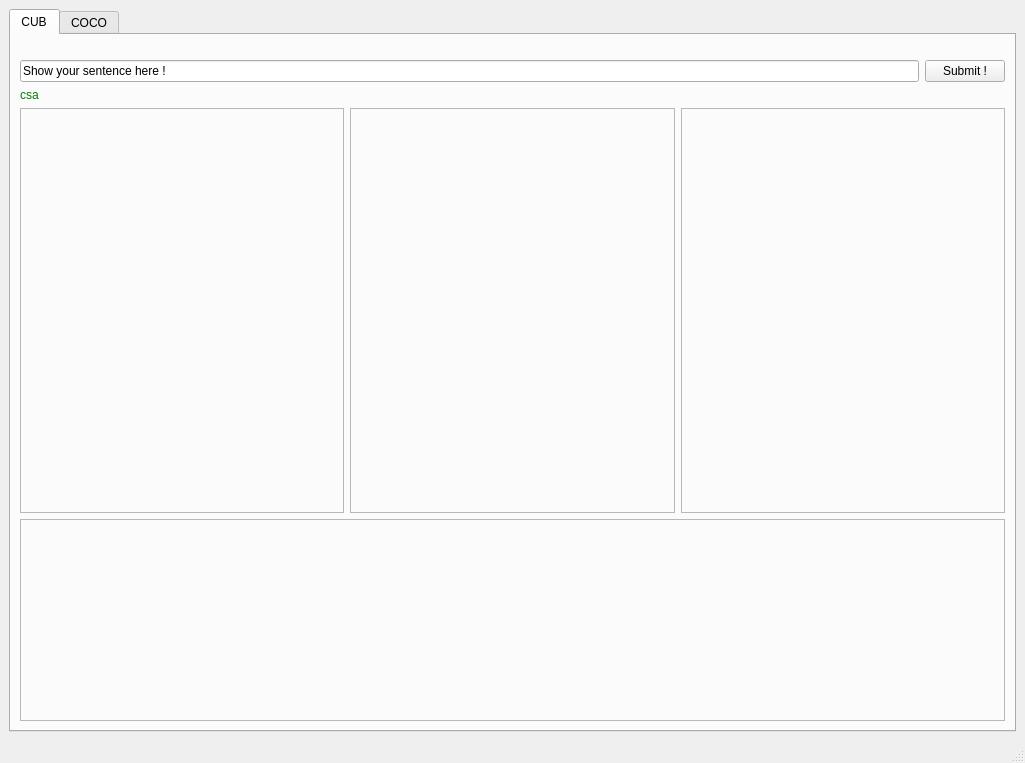
<?xml version="1.0" encoding="UTF-8"?>
<ui version="4.0">
 <class>MainWindow</class>
 <widget class="QMainWindow" name="MainWindow">
  <property name="geometry">
   <rect>
    <x>0</x>
    <y>0</y>
    <width>1025</width>
    <height>763</height>
   </rect>
  </property>
  <property name="windowTitle">
   <string>MainWindow</string>
  </property>
  <widget class="QWidget" name="centralwidget">
   <layout class="QGridLayout" name="gridLayout">
    <item row="0" column="0">
     <widget class="QTabWidget" name="tabWidget">
      <property name="currentIndex">
       <number>0</number>
      </property>
      <widget class="QWidget" name="bird_tab">
       <attribute name="title">
        <string>CUB</string>
       </attribute>
       <layout class="QGridLayout" name="gridLayout_2" rowstretch="1,1,1,1,50,25">
        <item row="3" column="0">
         <widget class="QLabel" name="bird_show_sent">
          <property name="styleSheet">
           <string notr="true">QLabel { color : green; }</string>
          </property>
          <property name="text">
           <string>csa</string>
          </property>
          <property name="alignment">
           <set>Qt::AlignLeading|Qt::AlignLeft|Qt::AlignVCenter</set>
          </property>
         </widget>
        </item>
        <item row="2" column="0">
         <layout class="QGridLayout" name="gridLayout_3" columnstretch="10,0">
          <item row="0" column="1">
           <widget class="QPushButton" name="bird_submit_button">
            <property name="text">
             <string>Submit !</string>
            </property>
           </widget>
          </item>
          <item row="0" column="0">
           <widget class="QLineEdit" name="bird_input">
            <property name="text">
             <string>Show your sentence here !</string>
            </property>
           </widget>
          </item>
         </layout>
        </item>
        <item row="4" column="0">
         <layout class="QGridLayout" name="gridLayout_4" rowstretch="0" columnstretch="0,0,0">
          <item row="0" column="1">
           <widget class="QLabel" name="bird_g1">
            <property name="styleSheet">
             <string notr="true">border-color: rgb(0, 0, 0);</string>
            </property>
            <property name="frameShape">
             <enum>QFrame::StyledPanel</enum>
            </property>
            <property name="text">
             <string/>
            </property>
            <property name="alignment">
             <set>Qt::AlignCenter</set>
            </property>
           </widget>
          </item>
          <item row="0" column="2">
           <widget class="QLabel" name="bird_g2">
            <property name="styleSheet">
             <string notr="true">border-color: rgb(0, 0, 0);</string>
            </property>
            <property name="frameShape">
             <enum>QFrame::StyledPanel</enum>
            </property>
            <property name="text">
             <string/>
            </property>
            <property name="alignment">
             <set>Qt::AlignCenter</set>
            </property>
           </widget>
          </item>
          <item row="0" column="0">
           <widget class="QLabel" name="bird_g0">
            <property name="styleSheet">
             <string notr="true">border-color: rgb(0, 0, 0);</string>
            </property>
            <property name="frameShape">
             <enum>QFrame::StyledPanel</enum>
            </property>
            <property name="frameShadow">
             <enum>QFrame::Raised</enum>
            </property>
            <property name="text">
             <string/>
            </property>
            <property name="alignment">
             <set>Qt::AlignCenter</set>
            </property>
           </widget>
          </item>
         </layout>
        </item>
        <item row="5" column="0">
         <widget class="QLabel" name="bird_a1">
          <property name="styleSheet">
           <string notr="true">border-color: rgb(0, 0, 0);</string>
          </property>
          <property name="frameShape">
           <enum>QFrame::StyledPanel</enum>
          </property>
          <property name="frameShadow">
           <enum>QFrame::Raised</enum>
          </property>
          <property name="text">
           <string/>
          </property>
          <property name="alignment">
           <set>Qt::AlignCenter</set>
          </property>
         </widget>
        </item>
       </layout>
      </widget>
      <widget class="QWidget" name="coco_tab">
       <attribute name="title">
        <string>COCO</string>
       </attribute>
      </widget>
     </widget>
    </item>
   </layout>
  </widget>
  <widget class="QMenuBar" name="menubar">
   <property name="geometry">
    <rect>
     <x>0</x>
     <y>0</y>
     <width>1025</width>
     <height>22</height>
    </rect>
   </property>
  </widget>
  <widget class="QStatusBar" name="statusbar"/>
 </widget>
 <resources/>
 <connections>
  <connection>
   <sender>bird_submit_button</sender>
   <signal>clicked()</signal>
   <receiver>bird_show_sent</receiver>
   <slot>clear()</slot>
   <hints>
    <hint type="sourcelabel">
     <x>943</x>
     <y>95</y>
    </hint>
    <hint type="destinationlabel">
     <x>512</x>
     <y>130</y>
    </hint>
   </hints>
  </connection>
 </connections>
</ui>
